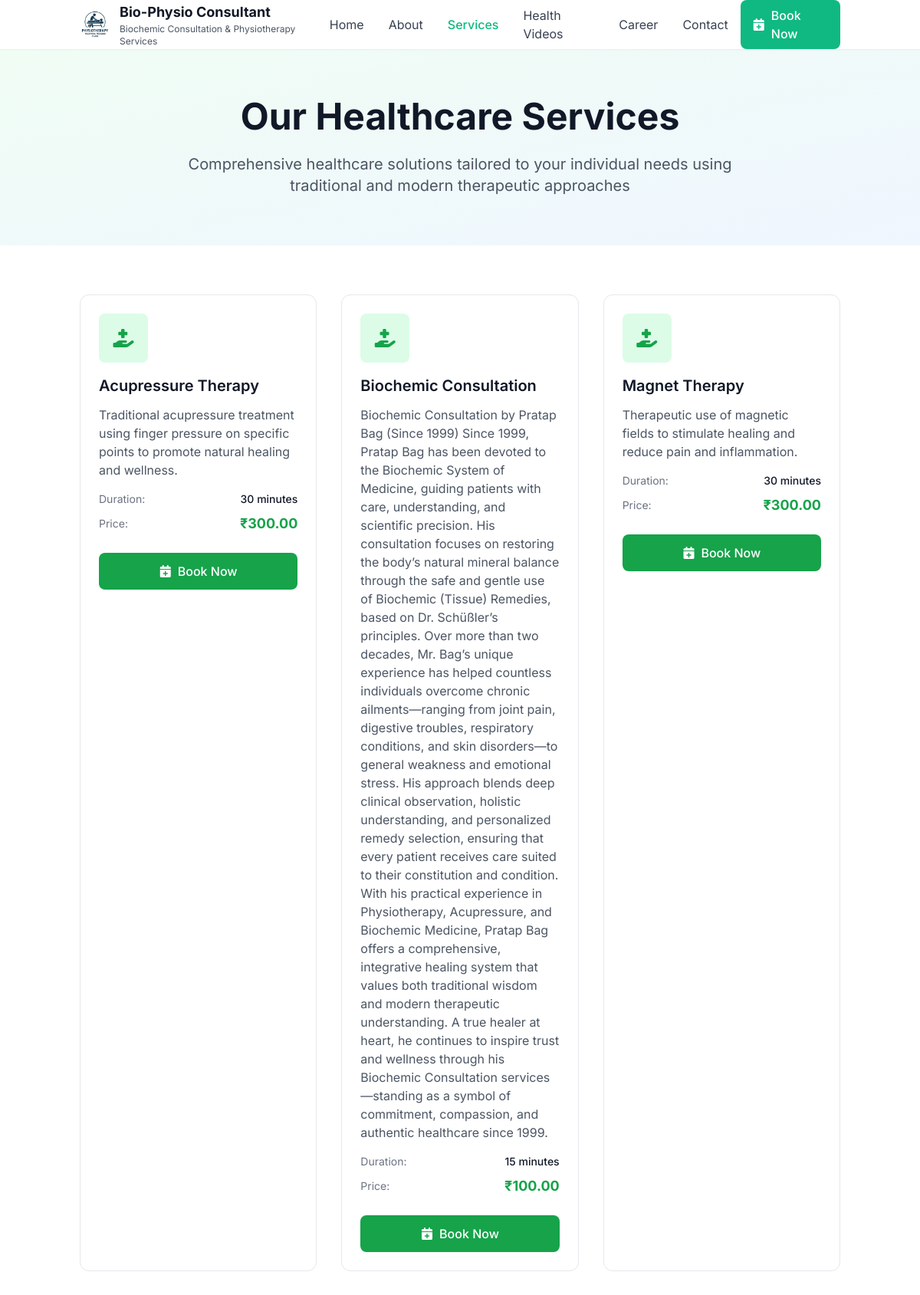
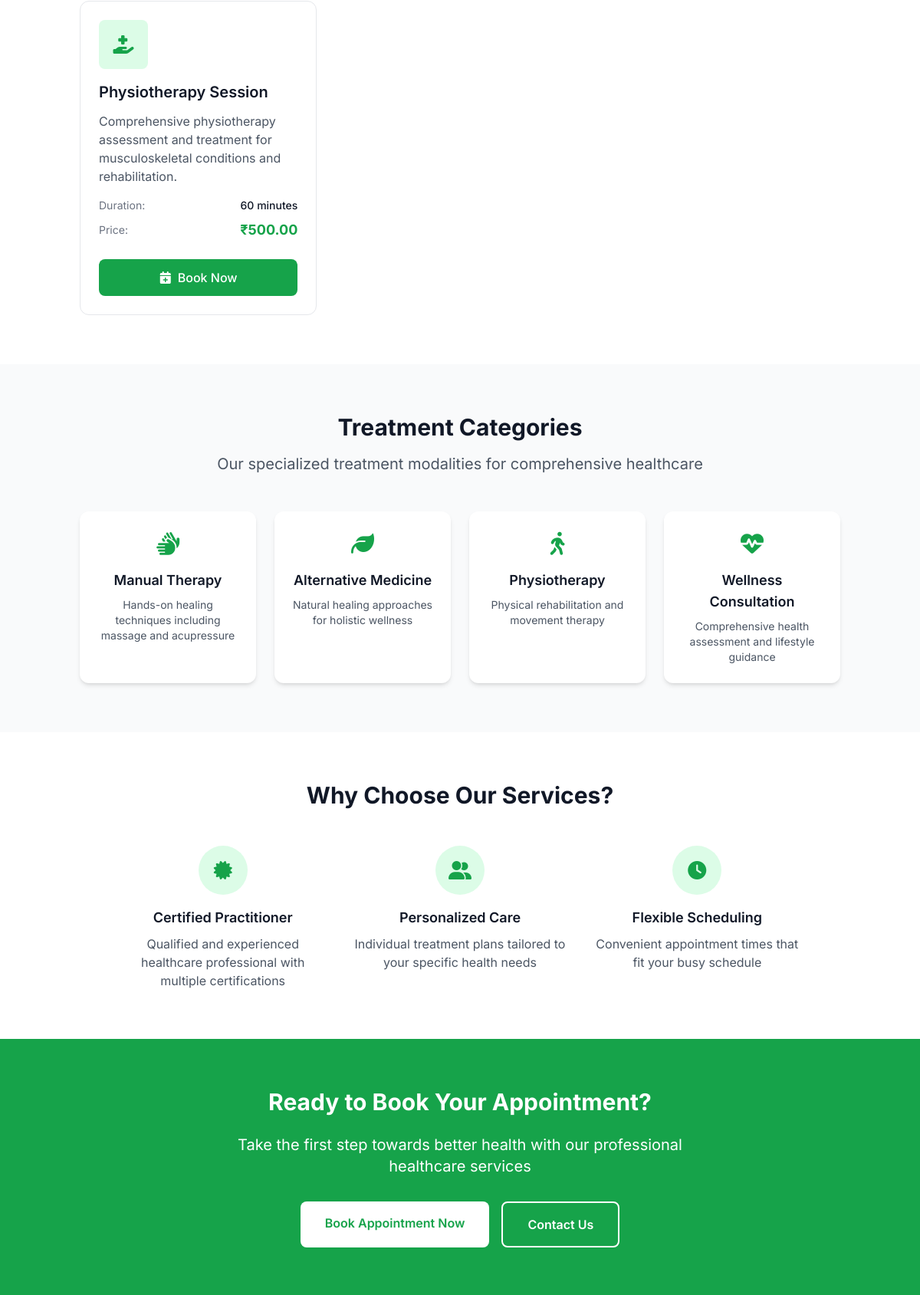
Page /services/ (upper part) on the committed database (2 pictures, top to bottom).
### site_settings/models.py (models this page shows, shortened)
class SiteSettings(models.Model):
    site_name = models.CharField(
        max_length=200,
        default="Bio-Physio Consultant"
    )
    site_tagline = models.CharField(
        max_length=500,
        default="Holistic Health & Physiotherapy Services"
    )
    site_description = models.TextField(
        default="Professional healthcare services including physiotherapy, acupressure, massage therapy, and alternative medicine by certified practitioner Pratap Bag."
    )
    site_logo = models.ImageField(
        upload_to='site/',
        blank=True,
        null=True,
        help_text="Site logo (recommended: 200x200px)"
    )
    site_favicon = models.ImageField(
        upload_to='site/',
        blank=True,
        null=True,
        help_text="Site favicon (recommended: 32x32px)"
    )
    meta_title = models.CharField(
        max_length=200,
        blank=True,
        help_text="Meta title for SEO"
    )
    meta_description = models.TextField(
        blank=True,
        help_text="Meta description for SEO"
    )
    meta_keywords = models.TextField(
        blank=True,
        help_text="Meta keywords for SEO (comma separated)"
    )
    phone_regex = RegexValidator(
        regex=r'^\+?1?\d{9,15}$',
        message="Phone number must be entered in the format: '+999999999'. Up to 15 digits allowed."
    )
    contact_phone = models.CharField(
        validators=[phone_regex],
        max_length=17,
        blank=True
    )
    contact_email = models.EmailField(blank=True)
    contact_address = models.TextField(blank=True)
    facebook_url = models.URLField(blank=True, null=True)
    twitter_url = models.URLField(blank=True, null=True)
    instagram_url = models.URLField(blank=True, null=True)
    linkedin_url = models.URLField(blank=True, null=True)
    youtube_url = models.URLField(blank=True, null=True)
    practice_start_year = models.PositiveIntegerField(
        default=1998,
        help_text="Year when practice started (used to calculate years of experience)"
    )
    consultation_fee = models.DecimalField(
        max_digits=10,
        decimal_places=2,
        default=200.00,
        help_text="Default consultation fee in INR"
    )
    is_booking_enabled = models.BooleanField(
        default=True,
        help_text="Enable/disable online booking"
    )
    is_payment_enabled = models.BooleanField(
        default=True,
        help_text="Enable/disable online payment"
    )
    booking_advance_days = models.PositiveIntegerField(
        default=30,
        help_text="Maximum days in advance for booking"
    )
    booking_cancel_hours = models.PositiveIntegerField(
        default=24,
        help_text="Minimum hours before appointment to cancel"
    )
    admin_email = models.EmailField(
        blank=True,
        help_text="Admin email for notifications"
    )
    send_booking_notifications = models.BooleanField(
        default=True,
        help_text="Send email notifications for new bookings"
    )
    send_reminder_notifications = models.BooleanField(
        default=True,
        help_text="Send appointment reminder emails"
    )
    maintenance_mode = models.BooleanField(
        default=False,
        help_text="Enable maintenance mode"
    )
    maintenance_message = models.TextField(
        blank=True,
        default="Site is under maintenance. Please check back later.",
        help_text="Message to show during maintenance"
    )
    google_analytics_id = models.CharField(
        max_length=50,
        blank=True,
        help_text="Google Analytics tracking ID"
    )
    google_tag_manager_id = models.CharField(
        max_length=50,
        blank=True,
        help_text="Google Tag Manager ID"
    )
    facebook_pixel_id = models.CharField(
        max_length=50,
        blank=True,
        help_text="Facebook Pixel ID"
    )
    pwa_app_name = models.CharField(
        max_length=200,
        default="Pratap Bag Healthcare"
    )
    pwa_short_name = models.CharField(
        max_length=50,
        default="PB Healthcare"
    )
    pwa_theme_color = models.CharField(
        max_length=7,
        default="#10B981",
        help_text="PWA theme color (hex code)"
    )
    pwa_background_color = models.CharField(
        max_length=7,
        default="#ffffff",
        help_text="PWA background color (hex code)"
    )
    created_at = models.DateTimeField(auto_now_add=True)
    updated_at = models.DateTimeField(auto_now=True)
    class Meta:
        verbose_name = "Site Settings"
        verbose_name_plural = "Site Settings"
    @classmethod
    def get_settings(cls):
        settings, created = cls.objects.get_or_create(
            pk=1,
            defaults={
                'site_name': 'Bio-Physio Consultant',
                'site_tagline': 'Holistic Health & Physiotherapy Services',
            }
        )
        return settings

### bookings/models.py (models this page shows, shortened)
class Service(models.Model):
    name = models.CharField(max_length=100, unique=True)
    description = models.TextField()
    duration_minutes = models.PositiveIntegerField(
        default=30,
        help_text="Duration of the service in minutes"
    )
    price = models.DecimalField(
        max_digits=10,
        decimal_places=2,
        default=200.00,
        help_text="Service price in INR"
    )
    is_active = models.BooleanField(default=True)
    created_at = models.DateTimeField(auto_now_add=True)
    updated_at = models.DateTimeField(auto_now=True)
    class Meta:
        verbose_name = "Service"
        verbose_name_plural = "Services"
        ordering = ['name']

### bookings/views.py (the view)
# urls.py: path('services/', views.ServicesView.as_view(), name='services'),
class ServicesView(ListView):
    model = Service
    template_name = 'bookings/services.html'
    context_object_name = 'services'
    queryset = Service.objects.filter(is_active=True).order_by('name')

### templates/bookings/services.html (shortened to what this page needs)
{% extends 'base.html' %}
{% load static %}
{% block content %}
<section class="bg-gradient-to-br from-green-50 to-blue-50 py-16">
    <div class="container mx-auto px-4 text-center">
        <h1 class="text-4xl lg:text-5xl font-bold text-gray-900 mb-6">Our Healthcare Services</h1>
        <p class="text-xl text-gray-600 max-w-3xl mx-auto">
            Comprehensive healthcare solutions tailored to your individual needs using traditional and modern therapeutic approaches
        </p>
    </div>
</section>
<section class="py-16 bg-white">
    <div class="container mx-auto px-4">
        {% if services %}
        <div class="grid grid-cols-1 md:grid-cols-2 lg:grid-cols-3 gap-8">
            {% for service in services %}
            <div class="bg-white border border-gray-200 rounded-xl p-6 hover:shadow-xl transition-shadow duration-300">
                <div class="w-16 h-16 bg-green-100 text-green-600 rounded-lg flex items-center justify-center mb-4">
                    <i class="fas fa-hand-holding-medical text-2xl"></i>
                </div>
                <h3 class="text-xl font-semibold text-gray-900 mb-3">{{ service.name }}</h3>
                <p class="text-gray-600 mb-4">{{ service.description }}</p>
                <div class="space-y-2 mb-6">
                    <div class="flex justify-between items-center">
                        <span class="text-sm text-gray-500">Duration:</span>
                        <span class="text-sm font-medium text-gray-900">{{ service.duration_minutes }} minutes</span>
                    </div>
                    <div class="flex justify-between items-center">
                        <span class="text-sm text-gray-500">Price:</span>
                        <span class="text-lg font-bold text-green-600">₹{{ service.price }}</span>
                    </div>
                </div>
                <a href="{% url 'book_appointment' %}"
                   class="w-full bg-green-600 text-white text-center py-3 px-4 rounded-lg font-medium hover:bg-green-700 transition-colors block">
                    <i class="fas fa-calendar-plus mr-2"></i>Book Now
                </a>
            </div>
            {% endfor %}
        </div>
        {% endif %}
    </div>
</section>
<section class="py-16 bg-gray-50">
    <div class="container mx-auto px-4">
        <div class="text-center mb-12">
            <h2 class="text-3xl font-bold text-gray-900 mb-4">Treatment Categories</h2>
            <p class="text-xl text-gray-600 max-w-3xl mx-auto">
                Our specialized treatment modalities for comprehensive healthcare
            </p>
        </div>
        <div class="grid grid-cols-1 md:grid-cols-2 lg:grid-cols-4 gap-6">
            <div class="bg-white rounded-xl p-6 text-center shadow-md">
                <i class="fas fa-hands text-3xl text-green-600 mb-4"></i>
                <h3 class="text-lg font-semibold text-gray-900 mb-2">Manual Therapy</h3>
                <p class="text-gray-600 text-sm">Hands-on healing techniques including massage and acupressure</p>
            </div>
            <div class="bg-white rounded-xl p-6 text-center shadow-md">
                <i class="fas fa-leaf text-3xl text-green-600 mb-4"></i>
                <h3 class="text-lg font-semibold text-gray-900 mb-2">Alternative Medicine</h3>
                <p class="text-gray-600 text-sm">Natural healing approaches for holistic wellness</p>
            </div>
            <div class="bg-white rounded-xl p-6 text-center shadow-md">
                <i class="fas fa-walking text-3xl text-green-600 mb-4"></i>
                <h3 class="text-lg font-semibold text-gray-900 mb-2">Physiotherapy</h3>
                <p class="text-gray-600 text-sm">Physical rehabilitation and movement therapy</p>
            </div>
            <div class="bg-white rounded-xl p-6 text-center shadow-md">
                <i class="fas fa-heartbeat text-3xl text-green-600 mb-4"></i>
                <h3 class="text-lg font-semibold text-gray-900 mb-2">Wellness Consultation</h3>
                <p class="text-gray-600 text-sm">Comprehensive health assessment and lifestyle guidance</p>
            </div>
        </div>
    </div>
</section>
<section class="py-16 bg-white">
    <div class="container mx-auto px-4">
        <div class="text-center mb-12">
            <h2 class="text-3xl font-bold text-gray-900 mb-4">Why Choose Our Services?</h2>
        </div>
        <div class="grid grid-cols-1 md:grid-cols-3 gap-8 max-w-4xl mx-auto">
            <div class="text-center">
                <div class="w-16 h-16 bg-green-100 text-green-600 rounded-full flex items-center justify-center mx-auto mb-4">
                    <i class="fas fa-certificate text-2xl"></i>
                </div>
                <h3 class="text-lg font-semibold text-gray-900 mb-2">Certified Practitioner</h3>
                <p class="text-gray-600">Qualified and experienced healthcare professional with multiple certifications</p>
            </div>
            <div class="text-center">
                <div class="w-16 h-16 bg-green-100 text-green-600 rounded-full flex items-center justify-center mx-auto mb-4">
                    <i class="fas fa-user-friends text-2xl"></i>
                </div>
                <h3 class="text-lg font-semibold text-gray-900 mb-2">Personalized Care</h3>
                <p class="text-gray-600">Individual treatment plans tailored to your specific health needs</p>
            </div>
            <div class="text-center">
                <div class="w-16 h-16 bg-green-100 text-green-600 rounded-full flex items-center justify-center mx-auto mb-4">
                    <i class="fas fa-clock text-2xl"></i>
                </div>
                <h3 class="text-lg font-semibold text-gray-900 mb-2">Flexible Scheduling</h3>
                <p class="text-gray-600">Convenient appointment times that fit your busy schedule</p>
            </div>
        </div>
    </div>
</section>
<section class="py-16 bg-green-600 text-white">
    <div class="container mx-auto px-4 text-center">
        <h2 class="text-3xl font-bold mb-6">Ready to Book Your Appointment?</h2>
        <p class="text-xl mb-8 max-w-2xl mx-auto">
            Take the first step towards better health with our professional healthcare services
        </p>
        <div class="flex flex-col sm:flex-row gap-4 justify-center">
            <a href="{% url 'book_appointment' %}"
               class="bg-white text-green-600 px-8 py-4 rounded-lg font-semibold hover:bg-gray-100 transition-colors">
                Book Appointment Now
            </a>
            <a href="{% url 'contact:contact' %}"
               class="border-2 border-white text-white px-8 py-4 rounded-lg font-semibold hover:bg-white hover:text-green-600 transition-colors">
                Contact Us
            </a>
        </div>
    </div>
</section>
{% endblock %}

### templates/includes/header.html (shortened to what this page needs)
{% load static %}
<div class="container mx-auto px-4">
    <div class="flex items-center justify-between h-16">
        <div class="flex items-center">
            <a href="{% url 'home' %}" class="flex items-center">
                {% if site_settings.site_logo %}
                    <img src="{{ site_settings.site_logo.url }}" alt="{{ site_settings.site_name|default:'Bio-Physio Consultant' }}" class="h-10 w-10 mr-3 object-contain">
                {% else %}
                    <img src="{% static 'images/loogoo.png' %}" alt="Bio-Physio Consultant" class="h-10 w-10 mr-3 object-contain">
                {% endif %}
                <div class="hidden sm:block">
                    <h1 class="text-lg font-bold text-gray-900">{{ site_settings.site_name|default:"Bio-Physio Consultant" }}</h1>
                    <p class="text-xs text-gray-600">{{ site_settings.site_tagline|default:"Holistic Health & Physiotherapy" }}</p>
                </div>
            </a>
        </div>
        <nav class="hidden lg:flex items-center space-x-8">
            <a href="{% url 'home' %}" class="text-gray-700 hover:text-primary transition-colors {% if request.resolver_match.url_name == 'home' %}text-primary font-medium{% endif %}">
                Home
            </a>
            <a href="{% url 'about' %}" class="text-gray-700 hover:text-primary transition-colors {% if request.resolver_match.url_name == 'about' %}text-primary font-medium{% endif %}">
                About
            </a>
            <a href="{% url 'services' %}" class="text-gray-700 hover:text-primary transition-colors {% if request.resolver_match.url_name == 'services' %}text-primary font-medium{% endif %}">
                Services
            </a>
            <a href="{% url 'blog:blog_list' %}" class="text-gray-700 hover:text-primary transition-colors {% if 'blog' in request.resolver_match.app_name %}text-primary font-medium{% endif %}">
                Health Videos
            </a>
            <a href="{% url 'career:career' %}" class="text-gray-700 hover:text-primary transition-colors {% if 'career' in request.resolver_match.app_name %}text-primary font-medium{% endif %}">
                Career
            </a>
            <a href="{% url 'contact:contact' %}" class="text-gray-700 hover:text-primary transition-colors {% if 'contact' in request.resolver_match.app_name %}text-primary font-medium{% endif %}">
                Contact
            </a>
        </nav>
        <div class="flex items-center space-x-4">
            <a href="{% url 'book_appointment' %}" class="hidden sm:inline-flex items-center bg-primary text-white px-4 py-2 rounded-lg hover:bg-primary-dark transition-colors font-medium">
                <i class="fas fa-calendar-plus mr-2"></i>
                Book Now
            </a>
        </div>
    </div>
</div>

### rows in the picture
SiteSettings: site_logo (picture), site_name "Bio-Physio Consultant", site_tagline "Biochemic Consultation & Physiotherapy Services"
Service: name "Acupressure Therapy", description "Traditional acupressure treatment using finger pressure on specific points to promote natural healing and wellness.", duration_minutes "30", price "300.00"
Service: name "Biochemic Consultation", description "Biochemic Consultation by Pratap Bag (Since 1999) Since 1999, Pratap Bag has been devoted to the Biochemic System of Medicine, guiding patients with care, understanding, and scientific precision. His consultation focuses on restoring the body’s natural mineral balance through the safe and gentle use of Biochemic (Tissue) Remedies, based on Dr. Schüßler’s principles. Over more than two decades, Mr. Bag’s unique experience has helped countless individuals overcome chronic ailments—ranging from joint pain, digestive troubles, respiratory conditions, and skin disorders—to general weakness and emotional stress. His approach blends deep clinical observation, holistic understanding, and…", duration_minutes "15", price "100.00"
Service: name "Magnet Therapy", description "Therapeutic use of magnetic fields to stimulate healing and reduce pain and inflammation.", duration_minutes "30", price "300.00"
Service: name "Physiotherapy Session", description "Comprehensive physiotherapy assessment and treatment for musculoskeletal conditions and rehabilitation.", duration_minutes "60", price "500.00"
